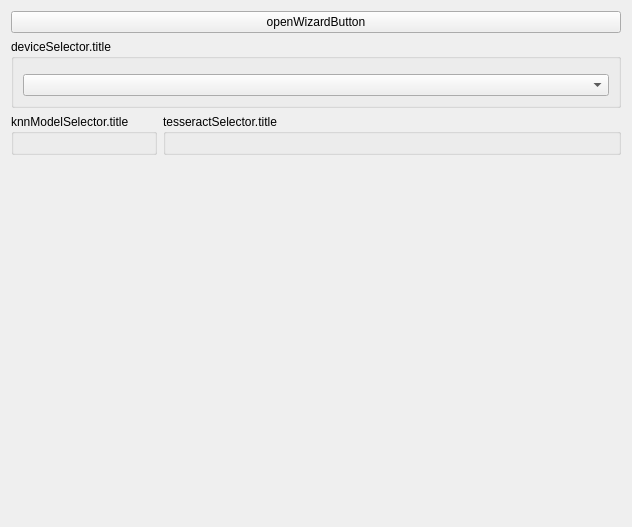
<?xml version="1.0" encoding="UTF-8"?>
<ui version="4.0">
 <class>TabOcr_Device</class>
 <widget class="QWidget" name="TabOcr_Device">
  <property name="geometry">
   <rect>
    <x>0</x>
    <y>0</y>
    <width>632</width>
    <height>527</height>
   </rect>
  </property>
  <property name="windowTitle">
   <string notr="true">TabOcr_Device</string>
  </property>
  <layout class="QVBoxLayout" name="verticalLayout_3">
   <item>
    <widget class="QPushButton" name="openWizardButton">
     <property name="text">
      <string>openWizardButton</string>
     </property>
    </widget>
   </item>
   <item>
    <widget class="QGroupBox" name="groupBox">
     <property name="title">
      <string>deviceSelector.title</string>
     </property>
     <layout class="QVBoxLayout" name="verticalLayout">
      <item>
       <widget class="FileSelector" name="deviceFileSelector" native="true"/>
      </item>
      <item>
       <widget class="DevicesComboBox" name="deviceComboBox"/>
      </item>
     </layout>
    </widget>
   </item>
   <item>
    <widget class="QWidget" name="horizontalWidget" native="true">
     <property name="sizePolicy">
      <sizepolicy hsizetype="Preferred" vsizetype="Maximum">
       <horstretch>0</horstretch>
       <verstretch>0</verstretch>
      </sizepolicy>
     </property>
     <layout class="QHBoxLayout" name="horizontalLayout_2">
      <property name="leftMargin">
       <number>0</number>
      </property>
      <property name="topMargin">
       <number>0</number>
      </property>
      <property name="rightMargin">
       <number>0</number>
      </property>
      <property name="bottomMargin">
       <number>0</number>
      </property>
      <item>
       <widget class="QGroupBox" name="groupBox_6">
        <property name="title">
         <string>knnModelSelector.title</string>
        </property>
        <layout class="QVBoxLayout" name="verticalLayout_6">
         <item>
          <widget class="FileSelector" name="knnModelSelector" native="true"/>
         </item>
        </layout>
       </widget>
      </item>
      <item>
       <widget class="QStackedWidget" name="deviceDependenciesStackedWidget">
        <property name="currentIndex">
         <number>0</number>
        </property>
        <widget class="QWidget" name="deviceV1">
         <layout class="QVBoxLayout" name="verticalLayout_2">
          <property name="leftMargin">
           <number>0</number>
          </property>
          <property name="topMargin">
           <number>0</number>
          </property>
          <property name="rightMargin">
           <number>0</number>
          </property>
          <property name="bottomMargin">
           <number>0</number>
          </property>
          <item>
           <widget class="QGroupBox" name="groupBox_4">
            <property name="title">
             <string>tesseractSelector.title</string>
            </property>
            <layout class="QVBoxLayout" name="verticalLayout_5">
             <item>
              <widget class="FileSelector" name="tesseractFileSelector" native="true"/>
             </item>
            </layout>
           </widget>
          </item>
         </layout>
        </widget>
        <widget class="QWidget" name="deviceV2">
         <layout class="QVBoxLayout" name="verticalLayout_4">
          <property name="leftMargin">
           <number>0</number>
          </property>
          <property name="topMargin">
           <number>0</number>
          </property>
          <property name="rightMargin">
           <number>0</number>
          </property>
          <property name="bottomMargin">
           <number>0</number>
          </property>
          <item>
           <widget class="QGroupBox" name="groupBox_5">
            <property name="title">
             <string>siftDatabaseSelector.title</string>
            </property>
            <layout class="QVBoxLayout" name="verticalLayout_7">
             <item>
              <widget class="FileSelector" name="siftDatabaseSelector" native="true"/>
             </item>
            </layout>
           </widget>
          </item>
         </layout>
        </widget>
       </widget>
      </item>
     </layout>
    </widget>
   </item>
   <item>
    <widget class="OcrQueue" name="ocrQueue" native="true">
     <property name="sizePolicy">
      <sizepolicy hsizetype="Preferred" vsizetype="Expanding">
       <horstretch>0</horstretch>
       <verstretch>0</verstretch>
      </sizepolicy>
     </property>
    </widget>
   </item>
  </layout>
 </widget>
 <customwidgets>
  <customwidget>
   <class>FileSelector</class>
   <extends>QWidget</extends>
   <header>ui.implements.components.fileSelector</header>
   <container>1</container>
  </customwidget>
  <customwidget>
   <class>DevicesComboBox</class>
   <extends>QComboBox</extends>
   <header>ui.implements.components.devicesComboBox</header>
  </customwidget>
  <customwidget>
   <class>OcrQueue</class>
   <extends>QWidget</extends>
   <header>ui.implements.components.ocrQueue</header>
   <container>1</container>
  </customwidget>
 </customwidgets>
 <resources/>
 <connections/>
</ui>
